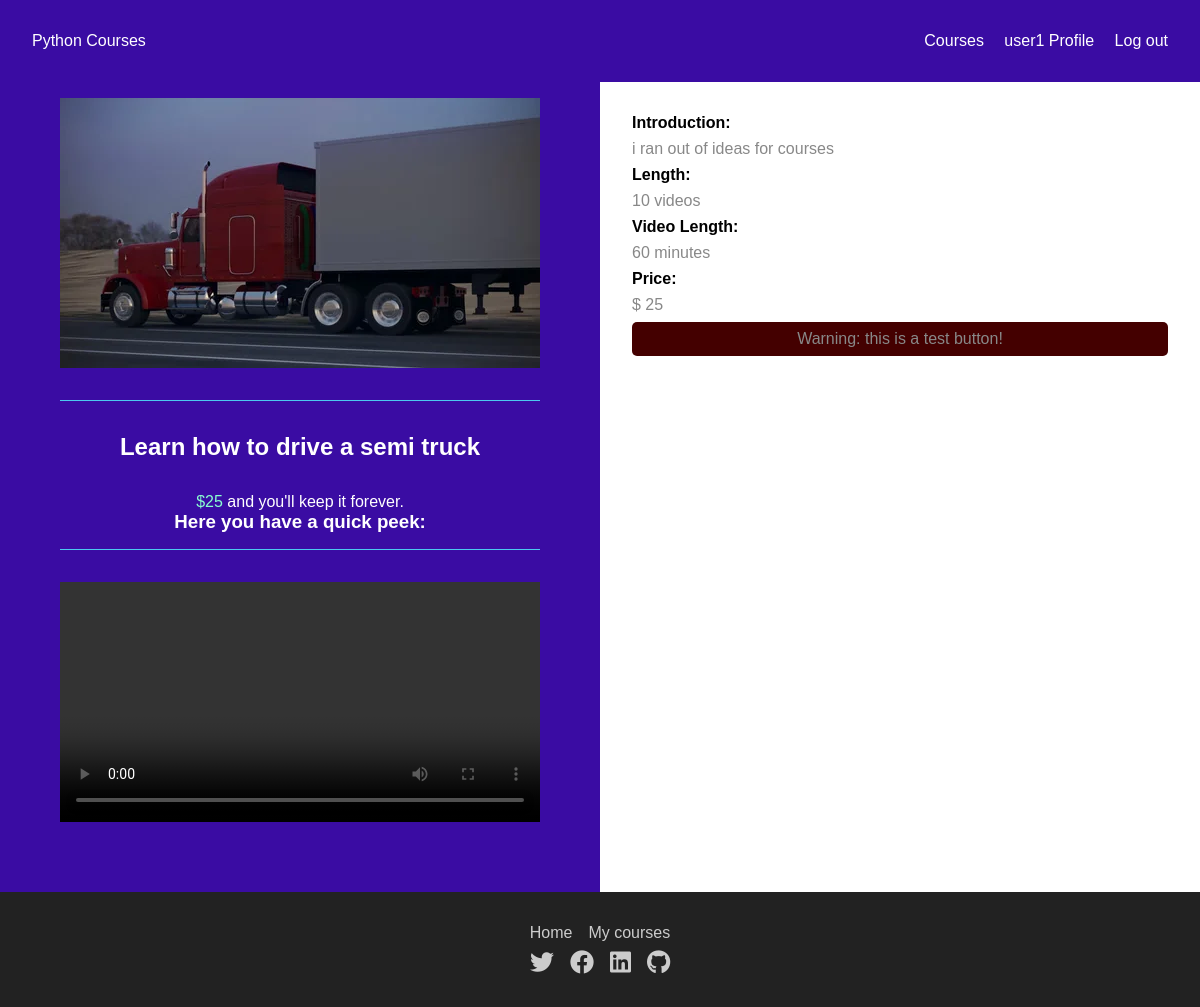
The page /courses/course/learn-how-to-drive-a-semi-truck/ (signed in) on the database its author committed.
### courses/models.py (models this page shows, shortened)
class Course(models.Model):
	id = models.UUIDField(primary_key=True, default=uuid.uuid4, editable=False)
	slug = models.SlugField(blank=True, null=True)
	thumb = models.ImageField(upload_to='courses/thumbnails/', blank=True, null=True)
	name = models.CharField(max_length=255)
	price = models.IntegerField(default=25)
	description = models.TextField()

### courses/views.py (the view)
# urls.py: path('course/<slug:slug>/', views.course, name="course-page"),
@login_required
def course(request, slug):
	course = Course.objects.get(slug=slug)
	if request.user.is_superuser or UserCourse.objects.filter(user=request.user, course=course):
		comments = Comment.objects.filter(course=course)
		videos = Video.objects.filter(course=course)
		video_form = VideoForm()
		data = {
			'course':course,
			'videos':videos,
			'video_form':video_form,
			'comments':comments
		}
		return render(request, 'view_course.html', data)
	else:
		comments = Comment.objects.filter(course=course)
		videos = Video.objects.filter(course=course)
		videos_list = []
		first_video = None
		for video in videos:
			videos_list.append(video)
			first_video = videos_list[0].video_file.url
		data = {
			'course':course,
			'first_video': first_video,
			'comments':comments
		}
		return render(request, 'course.html', data)

### courses/templates/course.html (shortened to what this page needs)
{% extends "base.html" %}
{% load static %}
{% block main %}
    <section class="course">
    	<div class="course-l">
    		<img src="{{course.thumb.url}}" alt="{{course.name}}">
    		<h1>{{course.name}}</h1>
    		<p><span>$25</span> and you'll keep it forever.</p>
    		{% if first_video != None %}
    		<h3>Here you have a quick peek:</h3>
    		<video class="sneekpeek" controls autoplay="autoplay" loop>
    			<source src="{{first_video}}" type="video/mp4">
    		</video>
    		{% endif %}
    	</div>
    	<div class="course-info">
    		<h4>Introduction:</h4>
    		<p>{{course.description}}</p>
    		<h4>Length:</h4>
    		<p>10 videos</p>
    		<h4>Video Length:</h4>
    		<p>60 minutes</p>
    		<h4>Price:</h4>
    		<p>$ 25</p>
    		<p class="test-button">Warning: this is a test button!</p>
    	</div>
    </section>
{% endblock main %}

### core/templates/base.html (shortened to what this page needs)
<!DOCTYPE html>
<html lang="en">
<head>
	<link rel="stylesheet" href="https://cdnjs.cloudflare.com/ajax/libs/font-awesome/6.2.1/css/all.min.css" />
	{% load static %}
	<link rel="stylesheet" href="{% static 'style.css' %}">
</head>
<body>
	<nav>
		{% if request.user.is_superuser %}
			<a href="/"><span>Welcome {{request.user.username}}</span></a>
		{% else %}
			<a href="/">Python Courses</a>
		{% endif %}
		<div class="navlinks">
			<a href="{% url 'courses-page' %}" title="buy courses">Courses</a>
			{% if request.user.is_authenticated %}
				<a href="{% url 'profile' %}" title="{{request.user.username}} courses">{{request.user.username}} Profile</a>
				<a href="{% url 'logout' %}">Log out</a>
			{% else %}
				<a href="{% url 'login' %}">Sign in</a>
			{% endif %}
		</div>
	</nav>
	<main>
		{% block main %}
		{% endblock main %}
	</main>
	<footer>
		<div>
			<a href="/">Home</a>
			{% if request.user.is_authenticated %}
				<a href="{% url 'profile' %}">My courses</a>
			{% else %}
				<a href="{% url 'login' %}">Sign in</a>
			{% endif %}
		</div>
		<div>
			<a href="#"><i class="fa-brands fa-twitter"></i></a>
			<a href="#"><i class="fa-brands fa-facebook"></i></a>
			<a href="#"><i class="fa-brands fa-linkedin"></i></a>
			<a href="#"><i class="fa-brands fa-github"></i></a>
		</div>
	</footer>
</body>
</html>

### core/static/style.css (style rules this page uses)
* { margin: 0;padding: 0;box-sizing: border-box; }
:root { font-family: sans-serif; font-size: 16px; --a: #3a0ca3; --b: #4361ee; --c: #4cc9f0; --d: #f72585; --e: #89fed1; }
a { color: #000; text-decoration: none; }
body { background: #fff; }
nav { z-index: 99; transition:.3s; width: 100%; padding: 2rem; display: flex;flex-direction: row;align-items: center;justify-content: space-between; background: var(--a); }
nav a { color: #ccc; transition: .3s; }
.navlinks a { margin-left: 1rem; }
main { min-height: 75vh; height: 100%; width: 100%; overflow: hidden; }
footer { width: 100%; display: flex;flex-direction: column; align-items: center;justify-content: center; gap: .5rem; padding: 2rem; background: #222; z-index: 5; }
footer div { display: flex;flex-direction: row; flex-wrap: wrap; gap: 1rem; }
footer a { color: #ccc; transition: .3s; }
footer i { font-size: 1.5rem; }

### courses/templates/course.html (style rules this page uses)
.course { width: 100%;overflow: hidden; height: 100%; display: flex;flex-direction: row; background: var(--a); }
.course span { color: var(--e); }
.course-l { background: var(--a); width: 50vw; height: 85vh; overflow-y: scroll; display: flex;flex-direction: column; align-items: center;justify-content: start; color: #fff; padding: 1rem 0; }
.course-l h1 { text-align: center;margin-bottom: 2rem; }
.course-l img { width: 80%; margin-bottom: 2rem; border-bottom:1px solid var(--c);padding-bottom: 2rem; }
.course-info { background: #fff; width: 50vw; padding: 2rem; animation: showR .5s ease-out; }
.course-info p { color: #888;margin-top: .5rem;margin-bottom: .5rem; }
.course-l video { width: 80%;margin-top: 1rem; border-top: 1px solid var(--c); padding-top: 2rem; }
.test-button { padding: .5rem;border-radius: 5px; background: #400;color: #fff; width: 100%;text-align: center; margin-top: .5rem; }

### rows shown on the page
Course: thumb (picture), name "Learn how to drive a semi truck", description "i ran out of ideas for courses"

### other values the page prints
{{ request.user.username }} "user1"
